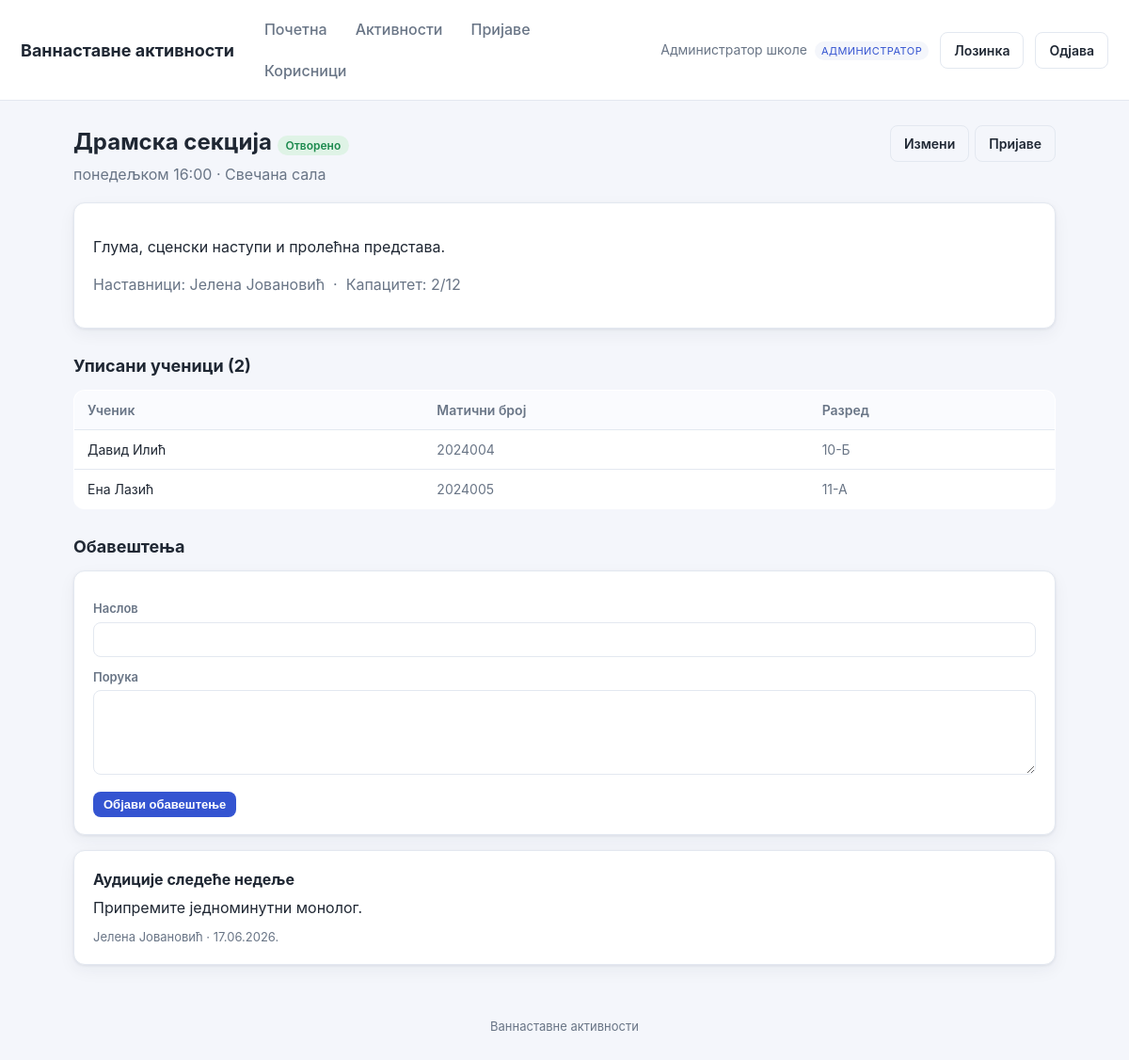
The page /activity_view.php?id=2 (signed in) on the database its author committed.
### tables this page shows
CREATE TABLE users (
  id          INT AUTO_INCREMENT PRIMARY KEY,
  name        VARCHAR(120) NOT NULL,
  username    VARCHAR(60)  NOT NULL UNIQUE,
  maticni_broj VARCHAR(20) DEFAULT NULL UNIQUE,
  password    VARCHAR(255) NOT NULL,
  role        ENUM('admin','teacher','student') NOT NULL,
  grade_class VARCHAR(40) DEFAULT NULL,
  active      TINYINT(1) NOT NULL DEFAULT 1,
  must_change_password TINYINT(1) NOT NULL DEFAULT 0,
  created_at  DATETIME NOT NULL DEFAULT CURRENT_TIMESTAMP
);

CREATE TABLE activities (
  id            INT AUTO_INCREMENT PRIMARY KEY,
  name          VARCHAR(150) NOT NULL,
  description   TEXT,
  location      VARCHAR(150) DEFAULT NULL,
  schedule_text VARCHAR(150) DEFAULT NULL,
  max_students  INT NOT NULL DEFAULT 20,
  status        ENUM('open','closed','archived') NOT NULL DEFAULT 'open',
  created_by    INT DEFAULT NULL,
  created_at    DATETIME NOT NULL DEFAULT CURRENT_TIMESTAMP,
  CONSTRAINT fk_act_creator FOREIGN KEY (created_by) REFERENCES users(id) ON DELETE SET NULL
);

CREATE TABLE notifications (
  id          INT AUTO_INCREMENT PRIMARY KEY,
  activity_id INT NOT NULL,
  title       VARCHAR(160) NOT NULL,
  message     TEXT NOT NULL,
  created_by  INT DEFAULT NULL,
  created_at  DATETIME NOT NULL DEFAULT CURRENT_TIMESTAMP,
  CONSTRAINT fk_not_activity FOREIGN KEY (activity_id) REFERENCES activities(id) ON DELETE CASCADE,
  CONSTRAINT fk_not_creator  FOREIGN KEY (created_by)  REFERENCES users(id)      ON DELETE SET NULL
);

### includes/db.php (called while the page is built, shortened)
<?php
function db(): PDO {
    static $pdo = null;
    if ($pdo === null) {
        $dsn = 'mysql:host=' . DB_HOST . ';dbname=' . DB_NAME . ';charset=utf8mb4';
        try {
            $pdo = new PDO($dsn, DB_USER, DB_PASS, [
                PDO::ATTR_ERRMODE            => PDO::ERRMODE_EXCEPTION,
                PDO::ATTR_DEFAULT_FETCH_MODE => PDO::FETCH_ASSOC,
                PDO::ATTR_EMULATE_PREPARES   => false,
            ]);
        } catch (PDOException $e) {
            http_response_code(500);
            die('Повезивање са базом није успело. Проверите config.php. '
                . (DEBUG ? '(' . htmlspecialchars($e->getMessage()) . ')' : ''));
        }
    }
    return $pdo;
}

### includes/auth.php (called while the page is built, shortened)
<?php
require_once __DIR__ . '/db.php';
require_once __DIR__ . '/functions.php';
function current_user(): ?array {
    static $u = null;
    if ($u === null) {
        $st = db()->prepare('SELECT * FROM users WHERE id=? AND active=1');
        $st->execute([$_SESSION['uid']]);
        $u = $st->fetch() ?: null;
    }
    return $u;
}
function require_login(): array {
    $u = current_user();
    return $u;
}
function is_admin(array $u): bool   { return $u['role'] === 'admin'; }
function can_manage_activity(array $u, int $activityId): bool {
    if (is_admin($u)) return true;
    return false;
}

### activity_view.php (the view, shortened to what this page needs)
<?php
require_once __DIR__ . '/includes/auth.php';
$u = require_login();
$id = (int)($_GET['id'] ?? 0);
$st = db()->prepare("SELECT * FROM activities WHERE id=?");
$st->execute([$id]);
$a = $st->fetch();
$manages = can_manage_activity($u, $id);
$tt = db()->prepare("SELECT u.name FROM users u JOIN activity_teachers t ON t.teacher_id=u.id WHERE t.activity_id=? ORDER BY u.name");
$tt->execute([$id]);
$teachers = array_column($tt->fetchAll(), 'name');
$em = db()->prepare("SELECT u.name,u.grade_class,u.maticni_broj FROM applications ap JOIN users u ON u.id=ap.student_id
                     WHERE ap.activity_id=? AND ap.status='approved' ORDER BY u.name");
$em->execute([$id]);
$members = $em->fetchAll();
$enrolled = count($members);
$full = $enrolled >= $a['max_students'];
$nt = db()->prepare("SELECT n.*, u.name AS author FROM notifications n LEFT JOIN users u ON u.id=n.created_by
                     WHERE n.activity_id=? ORDER BY n.created_at DESC");
$nt->execute([$id]);
$notes = $nt->fetchAll();
include __DIR__ . '/includes/header.php';
?>
<div style="display:flex;justify-content:space-between;align-items:flex-start;flex-wrap:wrap;gap:10px">
  <div>
    <h1><?= e($a['name']) ?> <?= status_badge($a['status']) ?></h1>
    <p class="sub"><?= e($a['schedule_text'] ?: 'Распоред није постављен') ?> <?= $a['location']? '· '.e($a['location']):'' ?></p>
  </div>
  <div class="row-actions">
    <?php if ($manages): ?>
      <a class="btn btn-ghost" href="activity_edit.php?id=<?= $id ?>">Измени</a>
      <a class="btn btn-ghost" href="applications.php?activity=<?= $id ?>">Пријаве</a>
    <?php endif; ?>
  </div>
</div>
<div class="card">
  <p><?= nl2br(e($a['description'] ?: 'Нема описа.')) ?></p>
  <p class="muted">Наставници: <?= $teachers ? e(implode(', ', $teachers)) : '—' ?>
     &nbsp;·&nbsp; Капацитет: <?= $enrolled ?>/<?= (int)$a['max_students'] ?><?= $full?' (попуњено)':'' ?></p>
</div>
<?php if ($manages): ?>
<h2>Уписани ученици (<?= $enrolled ?>)</h2>
<?php if (!$members): ?><div class="card muted">Још нема уписаних ученика.</div><?php else: ?>
<table><tr><th>Ученик</th><th>Матични број</th><th>Разред</th></tr>
<?php foreach ($members as $m): ?><tr><td><?= e($m['name']) ?></td><td class="muted"><?= e($m['maticni_broj'] ?: '—') ?></td><td class="muted"><?= e($m['grade_class'] ?: '—') ?></td></tr><?php endforeach; ?>
</table>
<?php endif; ?>
<?php endif; ?>
<h2>Обавештења</h2>
<?php if ($manages): ?>
<div class="card">
  <form method="post">
    <label>Наслов</label><input name="title" required>
    <label>Порука</label><textarea name="message" required></textarea>
    <div style="margin-top:12px"><button class="btn btn-sm">Објави обавештење</button></div>
  </form>
</div>
<?php endif; ?>
<?php if (!$notes): ?><div class="card muted">Још нема обавештења.</div><?php else: ?>
  <?php foreach ($notes as $n): ?>
    <div class="card">
      <strong><?= e($n['title']) ?></strong>
      <div style="margin:6px 0"><?= nl2br(e($n['message'])) ?></div>
      <span class="muted" style="font-size:13px"><?= e($n['author'] ?: 'Особље') ?> · <?= e(date('d.m.Y.', strtotime($n['created_at']))) ?></span>
    </div>
  <?php endforeach; ?>
<?php endif; ?>
<?php include __DIR__ . '/includes/footer.php'; ?>

### includes/header.php (shortened to what this page needs)
<?php
$u = $u ?? current_user();
?><!DOCTYPE html>
<html lang="sr">
<head>
<link rel="stylesheet" href="assets/style.css">
</head>
<body>
<header class="topbar">
  <a class="brand" href="dashboard.php"><?= e(APP_NAME) ?></a>
  <?php if ($u): ?>
  <nav class="mainnav">
    <a href="dashboard.php">Почетна</a>
    <a href="activities.php">Активности</a>
    <?php if (is_admin($u) || is_teacher($u)): ?>
      <a href="applications.php">Пријаве</a>
    <?php endif; ?>
    <?php if (is_admin($u)): ?>
      <a href="users.php">Корисници</a>
    <?php endif; ?>
  </nav>
  <div class="userbox">
    <span class="uname"><?= e($u['name']) ?> <span class="role"><?= e(role_label($u['role'])) ?></span></span>
    <a class="btn btn-ghost" href="change_password.php">Лозинка</a>
    <a class="btn btn-ghost" href="logout.php">Одјава</a>
  </div>
  <?php endif; ?>
</header>
<main class="container">

### includes/functions.php (shortened to what this page needs)
<?php
function e(?string $s): string {
    return htmlspecialchars($s ?? '', ENT_QUOTES, 'UTF-8');
}
function status_label(string $s): string {
    static $m = [
        'pending'  => 'На чекању', 'approved' => 'Одобрено', 'rejected' => 'Одбијено',
        'open'     => 'Отворено',  'closed'   => 'Затворено', 'archived' => 'Архивирано',
        'present'  => 'Присутан',  'absent'   => 'Одсутан',   'excused'  => 'Оправдано',
    ];
    return $m[$s] ?? $s;
}
function role_label(string $r): string {
    static $m = ['admin' => 'Администратор', 'teacher' => 'Наставник', 'student' => 'Ученик'];
    return $m[$r] ?? $r;
}
function status_badge(string $status): string {
    return '<span class="badge badge-' . e($status) . '">' . e(status_label($status)) . '</span>';
}

### assets/style.css (style rules this page uses)
:root { --bg:#f4f6fb; --card:#fff; --ink:#1f2733; --muted:#697586; --line:#e3e8f0; --brand:#3454d1; --brand-d:#2740a8; --ok:#1c8a4e; --warn:#b7791f; --bad:#c23b3b; --radius:12px; --shadow:0 1px 3px rgba(20,30,60,.08),0 6px 18px rgba(20,30,60,.05); }
* { box-sizing:border-box }
body { margin:0;font-family:-apple-system,Segoe UI,Roboto,Helvetica,Arial,sans-serif; background:var(--bg);color:var(--ink);line-height:1.5 }
a { color:var(--brand);text-decoration:none }
.topbar { display:flex;align-items:center;gap:20px;background:var(--card); padding:12px 22px;border-bottom:1px solid var(--line);flex-wrap:wrap }
.brand { font-weight:700;font-size:18px;color:var(--ink) }
.mainnav { display:flex;gap:6px;flex:1;flex-wrap:wrap }
.mainnav a { padding:7px 12px;border-radius:8px;color:var(--muted);font-weight:500 }
.userbox { display:flex;align-items:center;gap:12px }
.uname { font-size:14px;color:var(--muted) }
.role { display:inline-block;font-size:11px;text-transform:uppercase;letter-spacing:.04em; background:var(--bg);color:var(--brand);padding:2px 7px;border-radius:20px;margin-left:4px }
.container { max-width:1080px;margin:26px auto;padding:0 18px }
h1 { font-size:24px;margin:0 0 4px }
h2 { font-size:18px;margin:26px 0 12px }
.sub { color:var(--muted);margin:0 0 18px }
.card { background:var(--card);border:1px solid var(--line);border-radius:var(--radius); padding:18px 20px;box-shadow:var(--shadow);margin-bottom:16px }
table { width:100%;border-collapse:collapse;background:var(--card); border:1px solid var(--line);border-radius:var(--radius);overflow:hidden }
th,td { text-align:left;padding:10px 14px;border-bottom:1px solid var(--line);font-size:14px }
th { background:#fafbfe;color:var(--muted);font-weight:600 }
tr:last-child td { border-bottom:none }
.btn { display:inline-block;border:1px solid transparent;background:var(--brand);color:#fff; padding:8px 14px;border-radius:8px;font-size:14px;cursor:pointer;font-weight:600 }
.btn-ghost { background:transparent;border-color:var(--line);color:var(--ink) }
.btn-sm { padding:5px 10px;font-size:13px }
label { display:block;font-size:13px;color:var(--muted);margin:12px 0 4px;font-weight:600 }
input,select,textarea { width:100%;padding:9px 11px;border:1px solid var(--line); border-radius:8px;font-size:14px;font-family:inherit;background:#fff }
textarea { min-height:90px;resize:vertical }
.badge { font-size:12px;padding:3px 9px;border-radius:20px;font-weight:600 }
.badge-open { background:#dff3e6;color:var(--ok) }
.muted { color:var(--muted) }
.row-actions { display:flex;gap:6px;flex-wrap:wrap }

### rows shown on the page
users: name "Администратор школе", role "АДМИНИСТРАТОР"
activities: name "Драмска секција", status "Отворено", schedule_text "понедељком 16:00", location "Свечана сала", description "Глума, сценски наступи и пролећна представа.", max_students "12"
users: name "Давид Илић", maticni_broj "2024004", grade_class "10-Б"
users: name "Ена Лазић", maticni_broj "2024005", grade_class "11-А"
notifications: title "Аудиције следеће недеље", message "Припремите једноминутни монолог.", created_by.name "Јелена Јовановић", created_at "17.06.2026."

### other values the page prints
APP_NAME "Ваннаставне активности"
implode(', ', $teachers) "Јелена Јовановић"
$enrolled "2"
